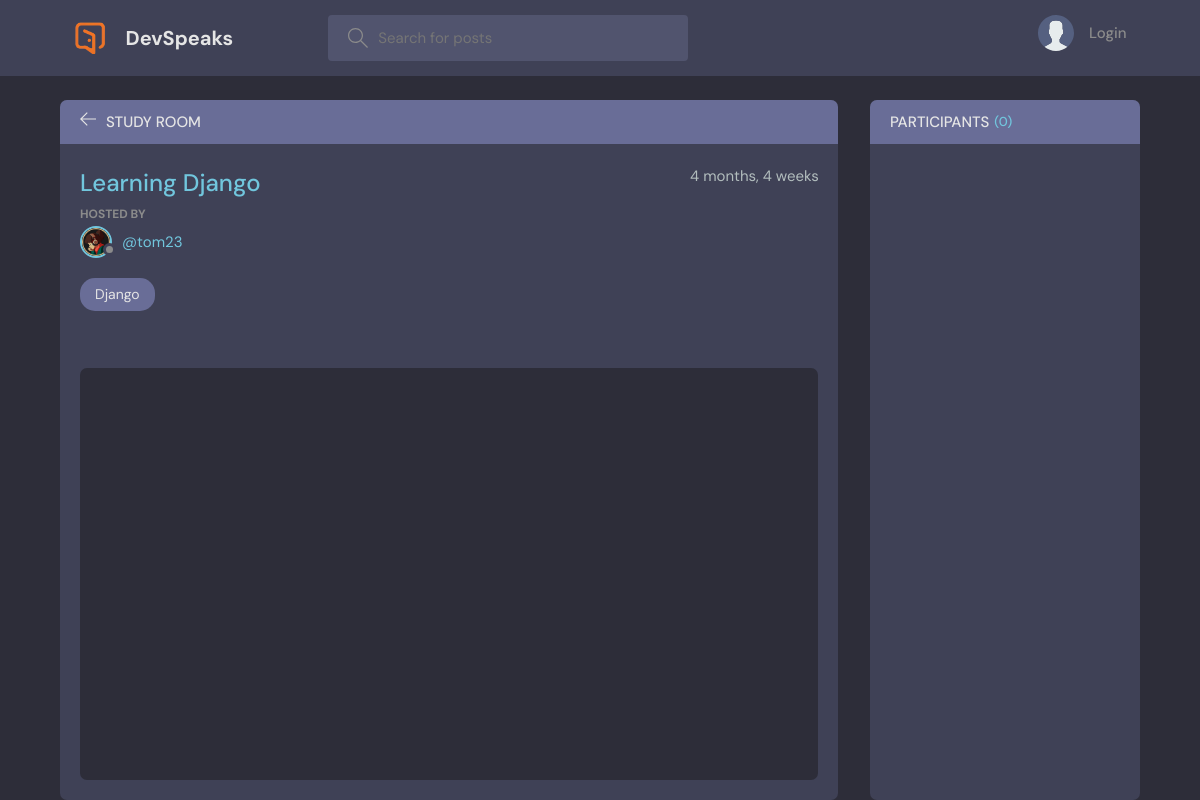
Page /room/4/ on the earlier database version.
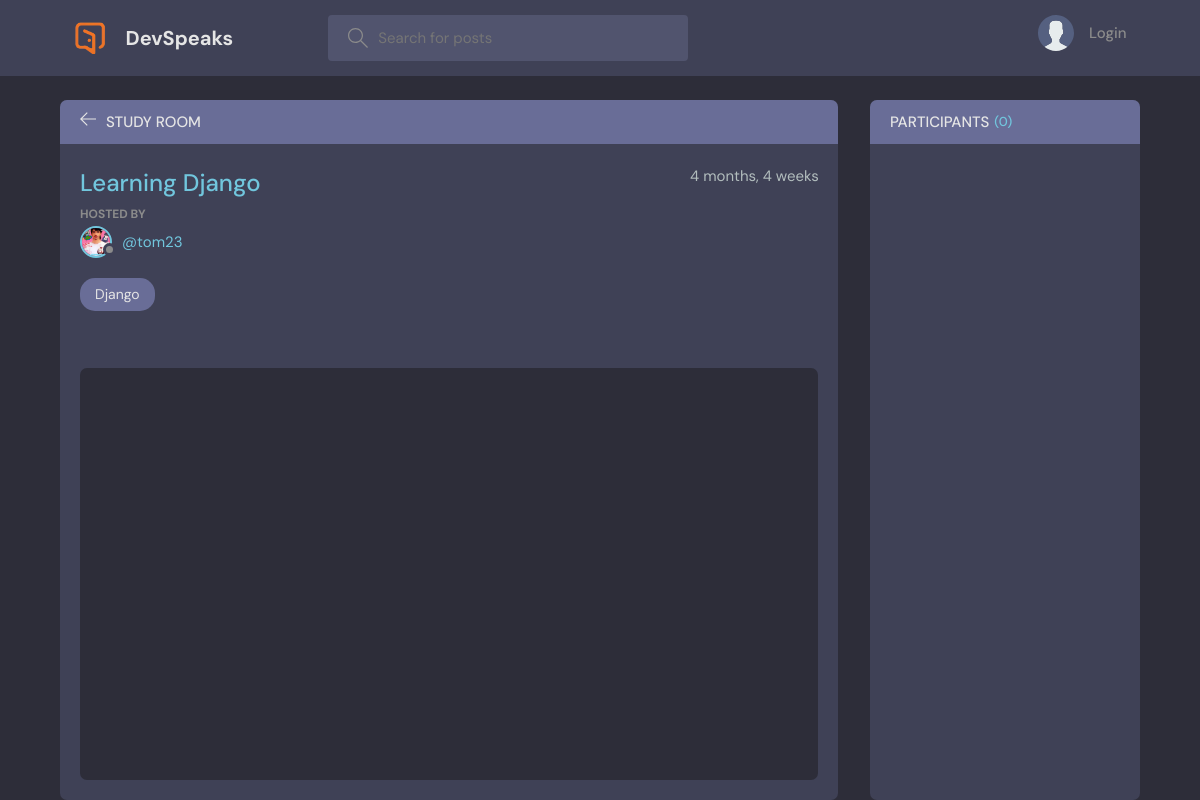
Same page on the later database version.
### base/models.py (models this page shows, shortened)
class Room(models.Model):
    host = models.ForeignKey(User,on_delete=models.SET_NULL,null = True)
    topic = models.ForeignKey(Topic,on_delete=models.SET_NULL,null = True)
    name = models.CharField(max_length=200)
    description = models.TextField(null=True,blank=True)
    participants = models.ManyToManyField(User,related_name='participants',blank=True)
    updated = models.DateTimeField(auto_now=True)
    created = models.DateTimeField(auto_now_add=True)
    class Meta :
        ordering = ['-updated','-created']

class User(AbstractUser):
    name = models.CharField(max_length=200,null=True)
    email = models.EmailField(null=True,unique=True)
    bio = models.TextField(null=True)
    avatar = models.ImageField(null=True,default="avatar.svg")
    USERNAME_FIELD = 'email'
    REQUIRED_FIELDS = []

class Topic(models.Model):
    name = models.CharField(max_length=200)
    def __str__(self):
        return self.name

### base/views.py (the view, shortened to what this page needs)
# urls.py: path('room/<str:pk>/',views.room,name = "room"),
def room(request,pk):
    room = Room.objects.get(id=pk)
    room_messages = room.message_set.all().order_by('-created')
    participants = room.participants.all()
    context = {'room':room,'room_messages':room_messages,'participants':participants}
    return render(request,'base/room.html',context)

### base/templates/base/room.html (shortened to what this page needs)
{% extends 'main.html' %}
{% block content %}
    <main class="profile-page layout layout--2">
      <div class="container">
        <div class="room">
          <div class="room__top">
            <div class="room__topLeft">
              <a href="{% url 'home' %}">
                <svg version="1.1" xmlns="http://www.w3.org/2000/svg" width="32" height="32" viewBox="0 0 32 32">
                  <title>arrow-left</title>
                  <path
                    d="M13.723 2.286l-13.723 13.714 13.719 13.714 1.616-1.611-10.96-10.96h27.625v-2.286h-27.625l10.965-10.965-1.616-1.607z"
                  ></path>
                </svg>
              </a>
              <h3>Study Room</h3>
            </div>
          </div>
          <div class="room__box scroll">
            <div class="room__header scroll">
              <div class="room__info">
                <h3>{{room.name}}</h3>
                <span>{{room.created|timesince}}</span>
              </div>
              <div class="room__hosted">
                <p>Hosted By</p>
                <a href="{% url 'user-profile' room.host.id %}" class="room__author">
                  <div class="avatar avatar--small">
                    <img src="{{room.host.avatar.url}}" />
                  </div>
                  <span>@{{room.host.username}}</span>
                </a>
              </div>
              <span class="room__topics">{{room.topic}}</span>
            </div>
            <div class="room__conversation">
              <div class="threads scroll">
              </div>
            </div>
          </div>
        </div>
        <div class="participants">
          <h3 class="participants__top">Participants <span>({{participants.count}})</span></h3>
          <div class="participants__list scroll">
          </div>
        </div>
      </div>
    </main>
{% endblock content%}

Differences in the rows shown:
changed through a linked row, Room "Learning Django": host.avatar: a different picture
